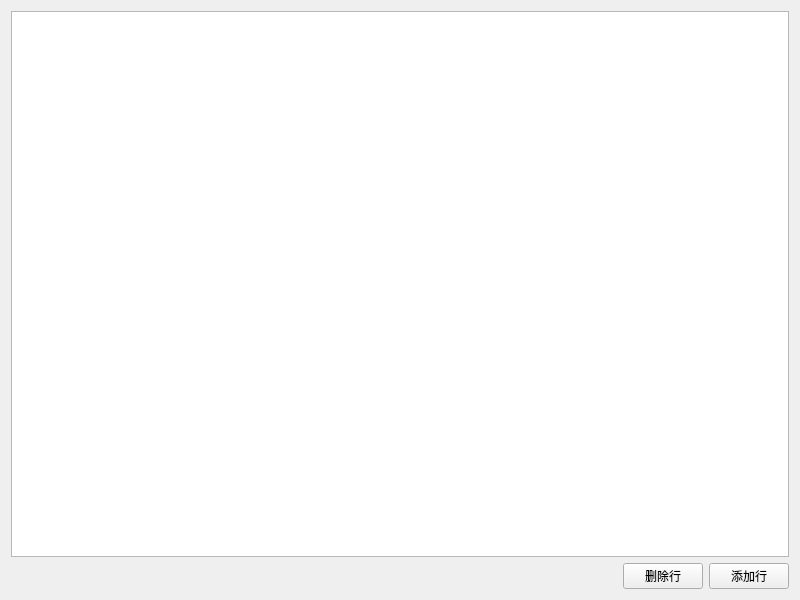
<?xml version="1.0" encoding="UTF-8"?>
<ui version="4.0">
 <class>Widget</class>
 <widget class="QWidget" name="Widget">
  <property name="geometry">
   <rect>
    <x>0</x>
    <y>0</y>
    <width>800</width>
    <height>600</height>
   </rect>
  </property>
  <property name="windowTitle">
   <string>Widget</string>
  </property>
  <layout class="QVBoxLayout" name="verticalLayout">
   <item>
    <widget class="QTableView" name="tableView"/>
   </item>
   <item>
    <layout class="QHBoxLayout" name="horizontalLayout">
     <item>
      <spacer name="horizontalSpacer">
       <property name="orientation">
        <enum>Qt::Horizontal</enum>
       </property>
       <property name="sizeHint" stdset="0">
        <size>
         <width>40</width>
         <height>20</height>
        </size>
       </property>
      </spacer>
     </item>
     <item>
      <widget class="QPushButton" name="pushButton_del">
       <property name="text">
        <string>删除行</string>
       </property>
      </widget>
     </item>
     <item>
      <widget class="QPushButton" name="pushButton_add">
       <property name="text">
        <string>添加行</string>
       </property>
      </widget>
     </item>
    </layout>
   </item>
  </layout>
 </widget>
 <resources/>
 <connections/>
</ui>
